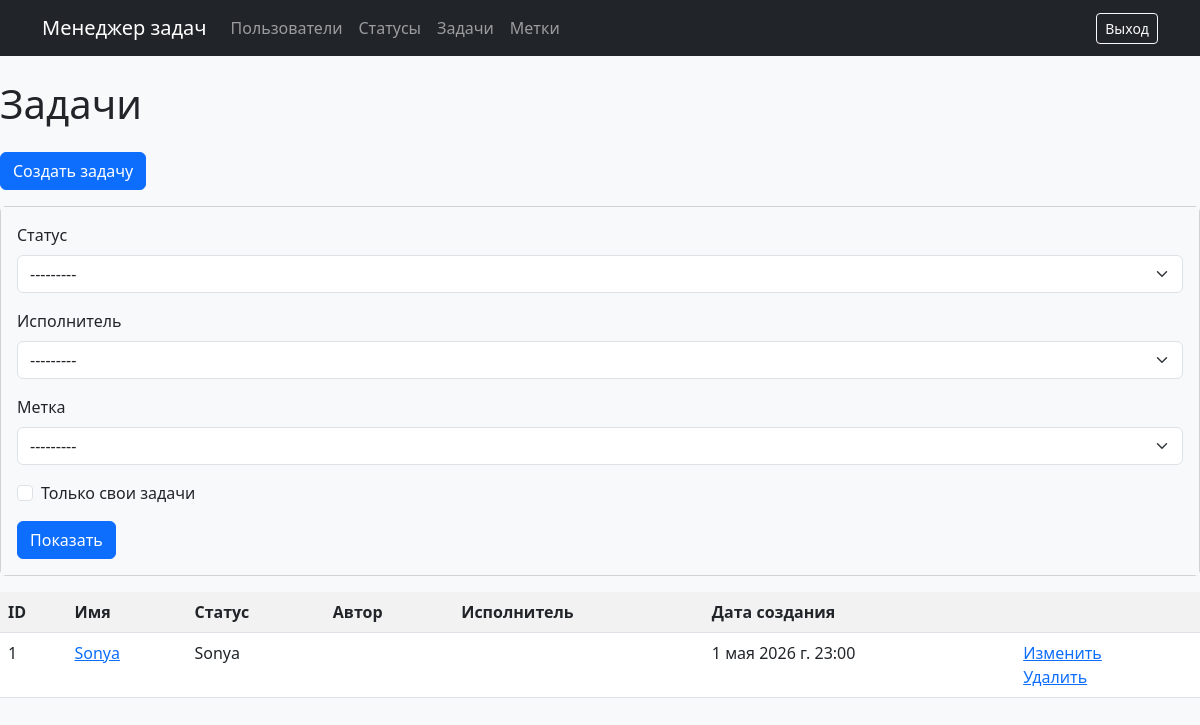
Page /tasks/ (signed in) on the committed database.
### tasks/models.py (models this page shows, shortened)
class Task(models.Model):
    name = models.CharField(max_length=255, blank=False, unique=True)
    description = models.TextField(max_length=255, blank=True)
    author = models.ForeignKey(
        User,
        on_delete=models.PROTECT,
        related_name="author",
        blank=False,
        null=False,
    )
    executor = models.ForeignKey(
        User,
        on_delete=models.PROTECT,
        blank=True,
        null=True
    )
    status = models.ForeignKey(Status, on_delete=models.PROTECT, blank=False)
    labels = models.ManyToManyField(Label, through="TaskLabel", blank=True)
    created_at = models.DateTimeField(auto_now_add=True)

### statuses/models.py (models this page shows)
class Status(models.Model):
    name = models.CharField(max_length=255, unique=True)
    created_at = models.DateTimeField(auto_now_add=True)
    updated_at = models.DateTimeField(auto_now=True)
    def __str__(self):
        return self.name

### tasks/views.py (the view)
# urls.py: path("", TaskIndexView.as_view(), name="list"),
class TaskIndexView(LoginRequiredMixin, FilterView, ListView):
    model = Task
    filterset_class = TaskFilter
    template_name = os.path.join("tasks", "index.html")
    context_object_name = "tasks"
    extra_context = {
        "title": "Задачи",
        **_TASK_LIST_COLUMNS,
        **_UI_ACTIONS,
    }
    permission_denied_message = settings.LOGIN_REQUIRED_MESSAGE

### labels/models.py (called while the page is built)
    def __str__(self):
        return self.name

### users/models.py (called while the page is built)
    def __str__(self):
        return self.get_full_name()

### task_manager/templates/tasks/index.html (shortened to what this page needs)
{% extends 'layout.html' %}
{% load django_bootstrap5 %}
{% block content %}
   <h1 class="my-4"> {{ title }}</h1>
    <a class="btn btn-primary mb-3" href="{% url 'tasks:create' %}">Создать задачу</a>
{% include 'tasks/filter.html' %}
    <table class = "table table-striped">
        <tr>
            <th>{{ ID }}</th>
            <th>{{ name }}</th>
            <th>{{ status }}</th>
            <th>{{ author }}</th>
            <th>{{ executor }}</th>
            <th>{{ created_at }}</th>
            <th></th>
        </tr>
        {% for task in tasks %}
            <tr>
                <td> {{ task.id }} </td>
                <td><a href = "{% url 'tasks:detail' task.id %}">{{ task.name }}</a></td>
                <td> {{ task.status.name }} </td>
                <td> {{ task.author }} </td>
                <td>
                </td>
                <td> {{ task.created_at }} </td>
                <td>
                    <a href="{% url 'tasks:update' task.id %}">{{ edit }}</a>
                    <br>
                    <a href="{% url 'tasks:delete' task.id %}">{{ delete }}</a>
                </td>
            </tr>
        {% endfor %}
    </table>
{% endblock %}

### rows in the picture
Task: id "1", name "Sonya", status.name "Sonya", created_at "1 мая 2026 г. 23:00", edit "Изменить", delete "Удалить"

### other values in the picture
{{ title }} "Задачи"
{{ ID }} "ID"
{{ name }} "Имя"
{{ status }} "Статус"
{{ author }} "Автор"
{{ executor }} "Исполнитель"
{{ created_at }} "Дата создания"
